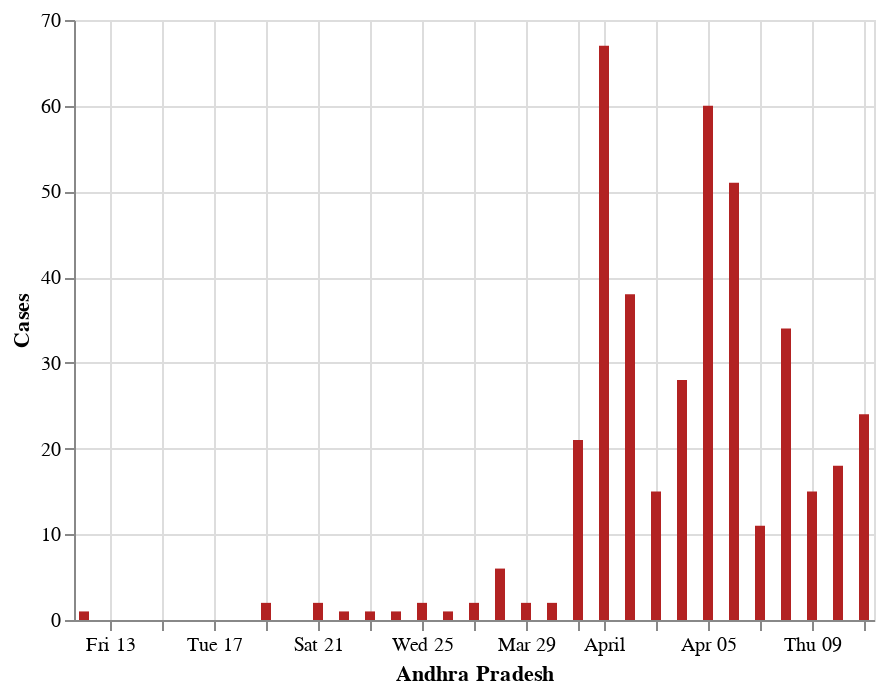

Source (notebook cell):
### Code cell
#hide_input
import altair as alt
#draw_plot_alt(graph_df,14,"West Bengal")
wb_df=graph_df.query("detected_state == 'Andhra Pradesh'").reset_index()
wb_df=wb_df[["diagnosed_date",0]]
wb_df.rename(columns={0:'Cases'},inplace=True)
wb_df=wb_df.groupby("diagnosed_date").sum().reset_index()
#wb_df
alt.Chart(wb_df).mark_bar(color='firebrick').encode(
    alt.X('diagnosed_date', title='Andhra Pradesh'),
    alt.Y('sum(Cases)', title='Cases')
).interactive()

### Figure 1 — Vega-Lite specification as saved in the notebook (floating-point values rounded to 4 significant figures)
{"config": {"view": {"continuousWidth": 400, "continuousHeight": 300}}, "data": {"name": "data-e49dba82b18e2b8af1f7f0497ae95aa6"}, "mark": {"type": "bar", "color": "firebrick"}, "encoding": {"x": {"type": "temporal", "field": "diagnosed_date", "title": "Andhra Pradesh"}, "y": {"type": "quantitative", "aggregate": "sum", "field": "Cases", "title": "Cases"}}, "selection": {"selector002": {"type": "interval", "bind": "scales", "encodings": ["x", "y"]}}, "$schema": "https://vega.github.io/schema/vega-lite/v4.8.1.json", "datasets": {"data-e49dba82b18e2b8af1f7f0497ae95aa6": [{"diagnosed_date": "2020-03-12T00:00:00", "Cases": 1}, {"diagnosed_date": "2020-03-19T00:00:00", "Cases": 2}, {"diagnosed_date": "2020-03-21T00:00:00", "Cases": 2}, {"diagnosed_date": "2020-03-22T00:00:00", "Cases": 1}, {"diagnosed_date": "2020-03-23T00:00:00", "Cases": 1}, {"diagnosed_date": "2020-03-24T00:00:00", "Cases": 1}, {"diagnosed_date": "2020-03-25T00:00:00", "Cases": 2}, {"diagnosed_date": "2020-03-26T00:00:00", "Cases": 1}, {"diagnosed_date": "2020-03-27T00:00:00", "Cases": 2}, {"diagnosed_date": "2020-03-28T00:00:00", "Cases": 6}, {"diagnosed_date": "2020-03-29T00:00:00", "Cases": 2}, {"diagnosed_date": "2020-03-30T00:00:00", "Cases": 2}, {"diagnosed_date": "2020-03-31T00:00:00", "Cases": 21}, {"diagnosed_date": "2020-04-01T00:00:00", "Cases": 67}, {"diagnosed_date": "2020-04-02T00:00:00", "Cases": 38}, {"diagnosed_date": "2020-04-03T00:00:00", "Cases": 15}, {"diagnosed_date": "2020-04-04T00:00:00", "Cases": 28}, {"diagnosed_date": "2020-04-05T00:00:00", "Cases": 60}, {"diagnosed_date": "2020-04-06T00:00:00", "Cases": 51}, {"diagnosed_date": "2020-04-07T00:00:00", "Cases": 11}, {"diagnosed_date": "2020-04-08T00:00:00", "Cases": 34}, {"diagnosed_date": "2020-04-09T00:00:00", "Cases": 15}, {"diagnosed_date": "2020-04-10T00:00:00", "Cases": 18}, {"diagnosed_date": "2020-04-11T00:00:00", "Cases": 24}]}}
